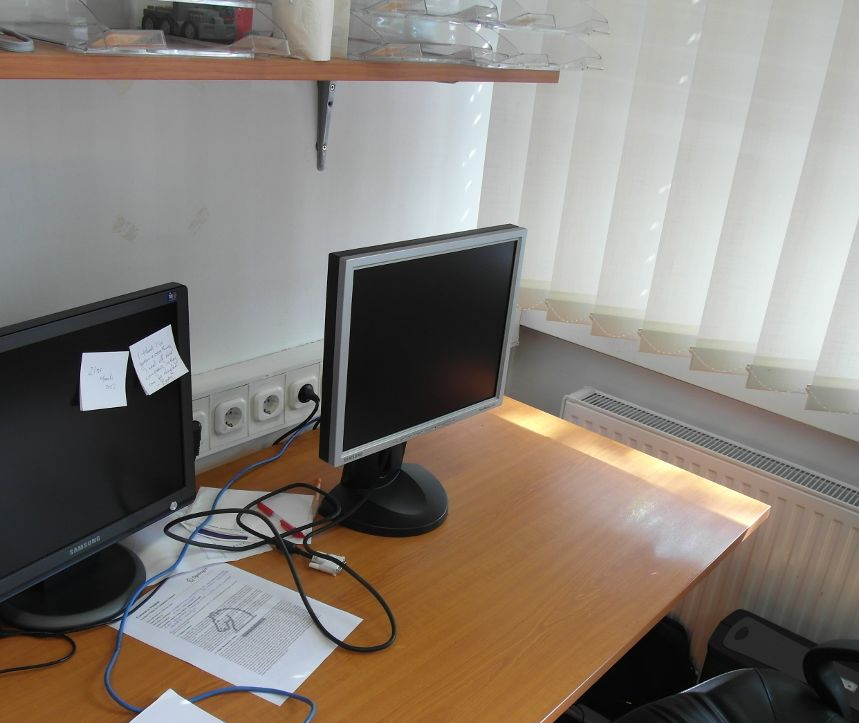
%> input picture Assignment 4/monitor.jpg, 859 x 723 px
$ octave exercise1_assignement4a_b.m   (GNU Octave 9; MATLAB toolbox functions it lacks are replaced by stand-ins)
%> lines starting %> are read from the running program, lines starting %| are printed output that depends on the picture; in (x1, y1, x2, y2) boxes, pixels count from 0 and x2, y2 are one past the last pixel; in counts of white or black regions, pixels touching at a corner belong together; the program's own positions count from 1
### Assignment 4/immask.m
function S = immask(I , mask)
    %Computing white points
    R = I(:,:,1) .* uint8(mask)*255;
    G = I(:,:,2) .* uint8(mask)*255;
    B = I(:,:,3) .* uint8(mask)*255;

S= cat(3,R,G,B);

### Assignment 4/exercise1_assignement4a_b.m
% Change the current folder to m file one
if(~isdeployed)
	cd(fileparts(which(mfilename)));
end
clc;	% Clear command window.
clear;	% Delete all variables.
close all;	% Close all figure windows except those created by imtool.
imtool close all;	% Close all figure windows created by imtool.
workspace;	% Make sure the workspace panel is showing.

A = imread('monitor.jpg'); %Convert image to matrix
%> A is the input picture: size 723x859x3 uint8; mean R, G, B 135.1, 127.3, 119
B = imread('sunset.jpg'); %Convert second image to matrix
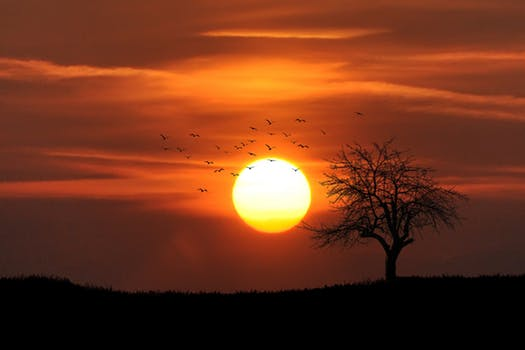
%> input picture Assignment 4/sunset.jpg, 525 x 350 px
%> B is the input picture: size 350x525x3 uint8; mean R, G, B 112.6, 52.6, 27.5

figure(1)
subplot(1,3,1); imshow(A); title("Input Points");

[y2, x2, ch] = size(B); %Calculating 4 corner of second image
%> y2 = 350; x2 = 525; ch = 3
x2 = [0;0;x2;x2];
%> x2 = [0; 0; 525; 525]
y2 = [0;y2;y2;0];
%> y2 = [0; 350; 350; 0]

%Question to let chose user the points or use the pre-processed ones
answer = questdlg('Do you want to chose the points?','Points Selection','Yes','No','No');
%> the answer given: No
% Handle response
switch answer
    case 'Yes'
        figure(1), imshow(A),[x1,y1] = getpts;
        figure(1), hold on, plot(x1,y1,'oy', 'LineWidth', 5, 'MarkerSize', 10);

    case 'No'
        x1 = [355; 343; 495; 517];
        y1 = [271; 452; 397; 241];
end

%Filling the space with white points
BW = roipoly(A,x1,y1); %This one create a polygon shape
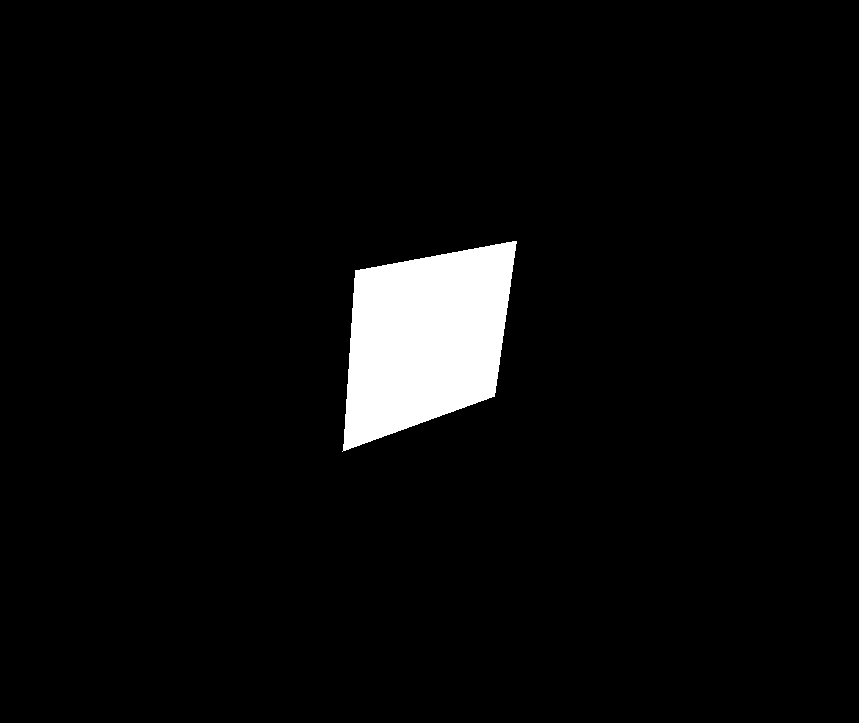
%> BW: size 723x859 logical; 4.1% white; 1 white region, box (x1, y1, x2, y2) and area: (342, 241, 517, 452) 25732
A2= immask(A,BW); %This one convert the polygon into white points
%> in immask, `R = I(:,:,1) .* uint8(mask)*255;`: R: size 723x859 uint8; 4.1% white; 1 white region, box (x1, y1, x2, y2) and area: (342, 241, 517, 452) 25729
%> in immask, `G = I(:,:,2) .* uint8(mask)*255;`: G: size 723x859 uint8; 4.1% white; 1 white region, box (x1, y1, x2, y2) and area: (342, 241, 517, 452) 25731
%> in immask, `B = I(:,:,3) .* uint8(mask)*255;`: B: size 723x859 uint8; 4.1% white; 1 white region, box (x1, y1, x2, y2) and area: (342, 241, 517, 452) 25728
A_white = A+A2; %This one sum the 2 matrix
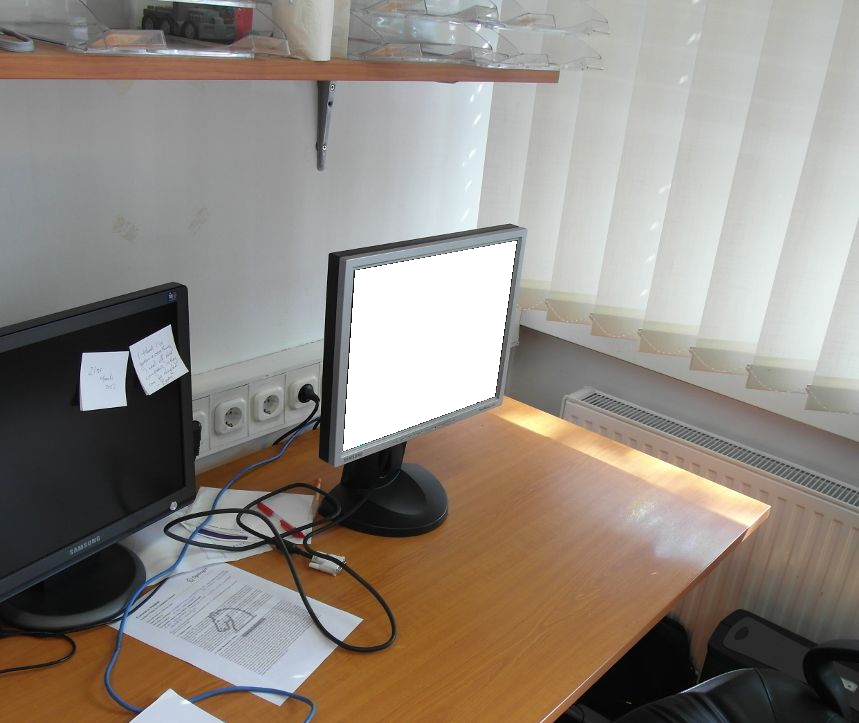
%> A_white: size 723x859x3 uint8; mean R, G, B 144.6, 136.8, 128.5

%Preparing the background for merging images
subplot(1,3,2);imshow(A_white);title("Polygon");

%Estimate Homography inverting matrix and calculating tform for projection
%> (the run ends here)
